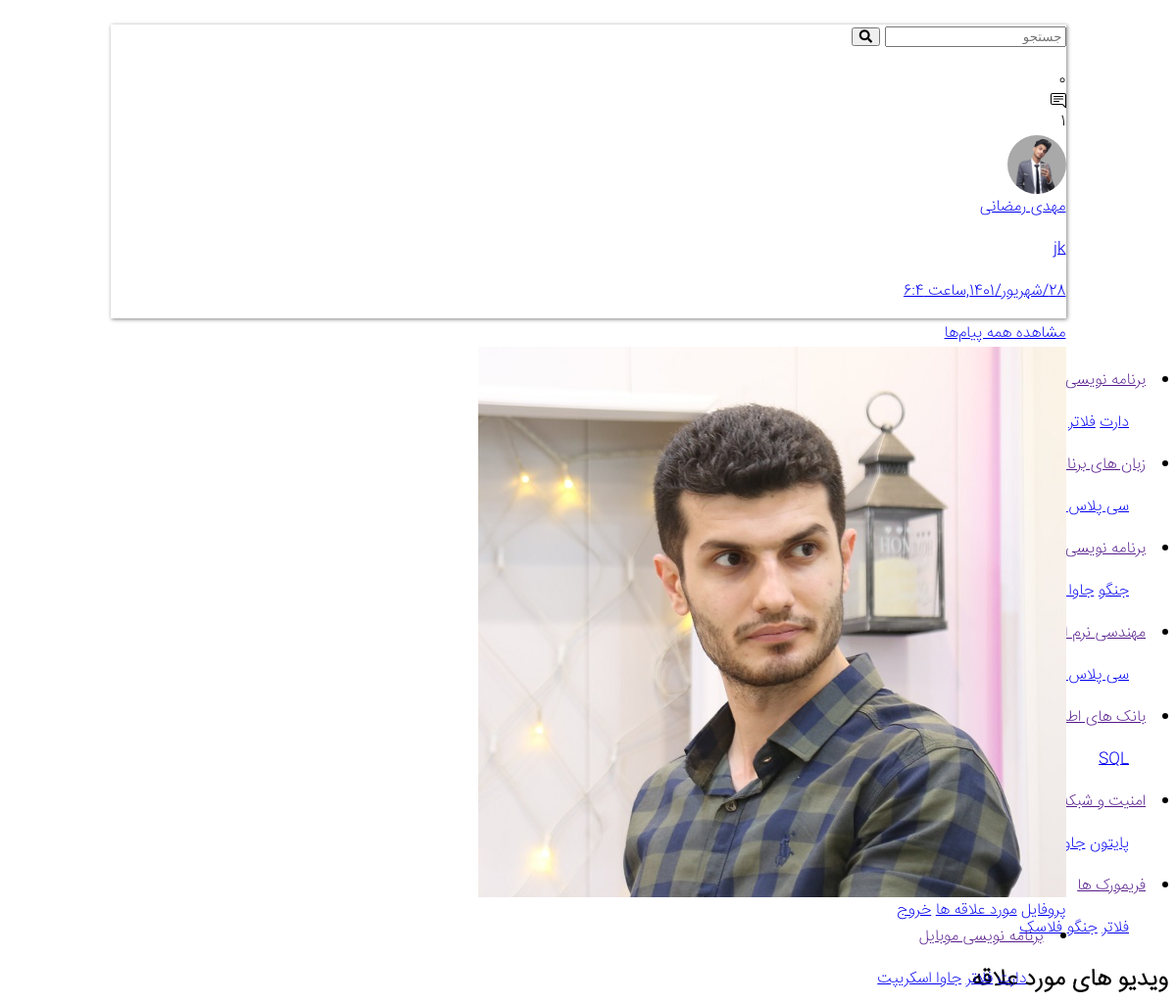
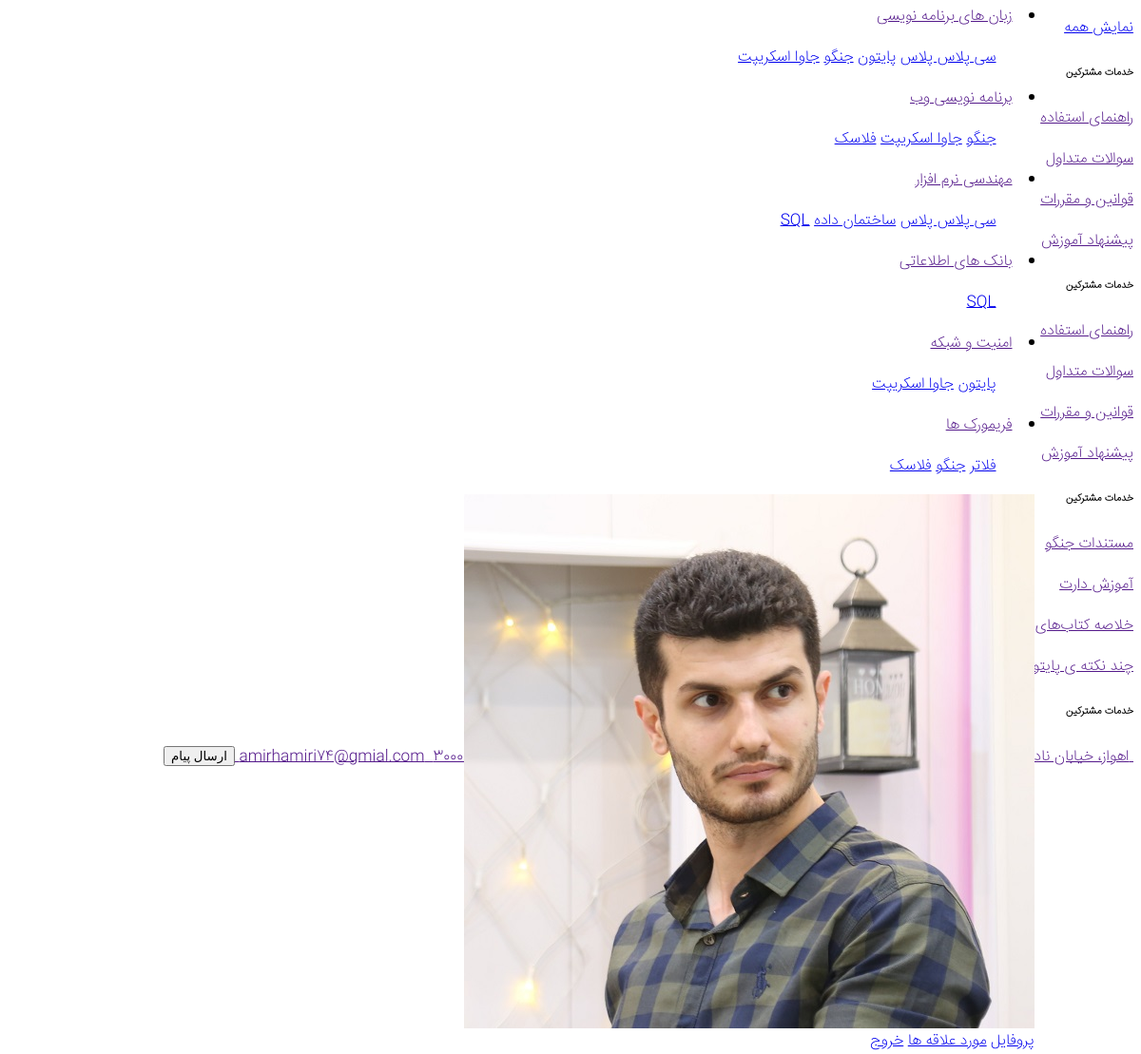
Page /favorite/ (signed in) on the committed database (2 pictures, top to bottom).
### Acount_app/models.py (models this page shows, shortened)
class User(AbstractBaseUser):
    email = models.EmailField(
        verbose_name='ایمیل',
        max_length=255,
        unique=True,
    )
    username = models.CharField(max_length=100, verbose_name="نام کاربری")
    phone_number = models.CharField(max_length=15, blank=True, null=True, verbose_name="شماره تلفن")
    image = models.FileField(upload_to="user/image", default="defult/index.jpg", blank=True, null=True,
                             verbose_name="تصویر پروفایل")
    is_teacher = models.BooleanField(default=False, verbose_name="مدرس هست یا خیر؟")
    is_active = models.BooleanField(default=True, verbose_name="کاربر فعال هست یا خیر؟")
    is_admin = models.BooleanField(default=False, verbose_name="کاربر ادمین هست یا خیر؟")
    full_name = models.CharField(max_length=50, verbose_name="نام و نام خانوادگی")
    special_user = models.DateTimeField(default=timezone.now(), verbose_name="کاربر خاص تا زمان:")
    class Meta:
        verbose_name_plural = "حساب های کاربری"
        verbose_name = "حساب کاربری"
    objects = MyUserManager()
    USERNAME_FIELD = 'email'

### Notification_app/models.py (models this page shows, shortened)
class Messgae(models.Model):
    user = models.ForeignKey(User, on_delete=models.CASCADE, related_name="Message",verbose_name="کاربر")
    body = models.TextField(verbose_name="متن پیام")
    created = models.DateTimeField(auto_now_add=True,verbose_name="تاریخ ایجاد")
    is_active = models.BooleanField(default=True,verbose_name="فعال هست یا خیر")
    sender= models.ForeignKey(User, on_delete=models.CASCADE, related_name="message",verbose_name="ارسال کننده پیام")
    class Meta:
        ordering=("-created",)
        verbose_name="پیام"
        verbose_name_plural="پیام ها"
    def to_jalali(self):
        return jalali_convert(self.created)

### Tutorial_app/models.py (models this page shows, shortened)
class Category(models.Model):
    name=models.CharField(max_length=50,verbose_name="نام دسته بندی")
    created=models.DateTimeField(auto_now_add=True,verbose_name="تاریخ ایجاد")
    class Meta:
        verbose_name="دسته بندی"
        verbose_name_plural="دسته بندی ها"

class SubCategory(models.Model):
    category=models.ManyToManyField(Category,related_name="subcategory",verbose_name="نام دسته بندی مرجع")
    name=models.CharField(max_length=30,verbose_name="نام دسته بندی")
    slug=models.SlugField(null=True,blank=True,allow_unicode=True)
    created=models.DateTimeField(auto_now_add=True,verbose_name="تاریخ ایجاد")
    class Meta:
        verbose_name="دسته بندی"
        verbose_name_plural="دسته بندی ها"

### Favorite_app/views.py (the view)
# urls.py: path("",views.FavoritView.as_view(),name="favorite"),
class FavoritView(CheckLogin,ListView):
    template_name = "Favorite_app/favorite.html"
    model = Favorite
    def get_context_data(self,**kwargs):
        context=super(FavoritView,self).get_context_data(**kwargs)
        favorite_video=Favorite.objects.filter(user=self.request.user)
        context["video"]=favorite_video
        return context

### Acount_app/mixin.py (called while the page is built)
    def dispatch(self,request):
        if request.user.is_authenticated:
            return super().dispatch(request)
        else:
            return redirect("Home:Home")

### context_processor/context_processor.py (called while the page is built)
def categorydata(request):
    context=Category.objects.all()
    return {
        "category":context
    }

def check_activ_teacher(request):
    if request.user.is_authenticated:
        user=request.user
        teacher=Techer.objects.filter(user=user,is_active=True).exists()
        if teacher:
            return {"is_teacher":True}
        return {"is_teacher":False}
    return {"is_teacher": False}

### exeption/jalali.py (called while the page is built)
    def persian_tuple(self):
        return self.persian_year, self.persian_month, self.persian_day

### exeption/utils.py (called while the page is built)
def jalali_convert(time):
    jmunth=[
        "فروردین",
        "اردیبهشن",
        "خرداد",
        "تیر",
        "مرداد",
        "شهریور",
        "مهر",
        "آبان",
        "آذر",
        "دی",
        "بهمن",
        "اسفند",
    ]
    time=timezone.localtime(time)
    time_to_str="{},{},{}".format(time.year,time.month,time.day)
    time_to_tuple=jalali.Gregorian(time_to_str).persian_tuple()
    time_to_list=list(time_to_tuple)
    for index,month in enumerate(jmunth):
        if time_to_list[1]==index+1:
            time_to_list[1]=month
            break
    output="{}/{}/{},ساعت {}:{}".format(
        time_to_list[2],
        time_to_list[1],
        time_to_list[0],
        time.hour,
        time.minute,
    )
    return output

### Favorite_app/templates/Favorite_app/favorite.html (shortened to what this page needs)
{% extends "base.html" %}
{% load static %}
{% block content %}
    <section class="py-5">
        <div class="container">
            <div class="d-flex align-items-center justify-content-between mb-3">
                <h2 class="title-section">ویدیو های مورد علاقه</h2>
                <a href="{% url "Home:all_video" %}" class="btn custom-btn">
                    نمایش همه
                </a>
            </div>
        </div>
    </section>
    </main>
{% endblock %}

### templates/include/header.html (shortened to what this page needs)
{% load static %}
<header class="position-relative">
    <div class="main-header position-relative">
        <div class="nav-header-box mob1 d-md-flex d-lg-flex align-items-center justify-content-between">
            <div class="d-flex flex-column flex-md-row align-items-center pr-md-4">
                <form action="{% url "Tutorial:search" %}" method="get">
                    <div class="nav-search-btn">
                        <input type="search" name="q" value="{{ request.GET.q }}" required placeholder="جستجو">
                        <button type="submit"><i class="fa fa-search"></i></button>
                    </div>
                </form>
            </div>
            <div class="d-block d-md-flex align-items-center pl-md-4">
                {% if request.user.is_authenticated %}
                    <div class="dropdown notification-box">
                        <div class="position-relative d-none d-md-block " type="button" id="dropdownMenuButton"
                             data-toggle="dropdown" aria-haspopup="true" aria-expanded="false">
                            <div class="badge">{{ request.user.notification.all.count }}</div>
                        </div>
                    </div>
                {% endif %}
                <div class="container">
                    {% if request.user.is_authenticated %}
                        <div class="dropdown notification-box">
                            <div class="position-relative d-none d-md-block " type="button" id="dropdownMenuButton"
                                 data-toggle="dropdown" aria-haspopup="true" aria-expanded="false">
                                <img src="{% static "assets/image/message.svg" %}" class="notification-img" alt="">
                                <div class="badge">{{ request.user.Message.all.count }}</div>
                            </div>
                            {% if request.user.Message.all %}
                                <div class="dropdown-menu notification-menu-items custom-bg"
                                     aria-labelledby="dropdownMenuButton">
                                    {% for n in request.user.Message.all %}
                                        {% if n.is_active %}
                                            <a href="{% url "Notification:message" n.id %}" class="dropdown-item">
                                                <div class="media">
                                                    <img src="{{ n.sender.image.url }}"
                                                         alt="User Avatar" width="60px" style="border-radius: 60px"
                                                         class="img-size-10 img-circle ml-3">
                                                    <div class="media-body">
                                                        <h10 class="dropdown-item-title text-danger">
                                                            {{ n.sender.full_name }}
                                                        </h10>
                                                        <p class="text-sm">{{ n.body }}</p>
                                                        <p class="text-sm text-muted">{{ n.to_jalali }}</p>
                                                    </div>
                                                </div>
                                            </a>
                                        {% endif %}
                                    {% endfor %}
                                    <a href="#" class="dropdown-item dropdown-footer">مشاهده همه پیام‌ها</a>
                                </div>
                            {% endif %}
                        </div>
                    {% endif %}
                </div>
                <div class="header-login d-none d-md-block">
                    <div class="notification-box dropdown">
                        {% if request.user.is_authenticated %}
                            <a href="" class="btn login-btn" type="button" id="dropdownMenuButton"
                               data-toggle="dropdown" aria-haspopup="true" aria-expanded="false">
                                <img src="{{ request.user.image.url }}" alt="">
                            </a>
                            <div class="dropdown-menu account-menu-items custom-bg"
                                 aria-labelledby="dropdownMenuButton">
                                <a class="" href="{% url "Acount_app:profile" %}"> پروفایل</a>
                                <a class="" href="{% url "favorite:favorite" %}"> مورد علاقه ها</a>
                                <a class="" href="{% url "Acount_app:Logout" %}"> خروج</a>
                            </div>
                        {% endif %}
                    </div>
                </div>
            </div>
            <nav class="nav-menu p-0 m-0 d-flex d-sm-flex d-md-none d-lg-none">
                {% for c in category.all %}
                    <li id="" class="mx-3 menu-item"><a href="" class="nav-menu-item ">{{ c.name }} </a>
                        <ul class="sub-menu">
                            {% for item in c.subcategory.all %}
                                <a href="{% url "Tutorial:category" item.id %}">{{ item.name }}</a>
                            {% endfor %}
                        </ul>
                    </li>
                {% endfor %}
            </nav>
        </div>
        <section
                class="nav-header-box-mob d-flex d-sm-flex d-md-none  align-items-center justify-content-between d-md-none d-lg-none position-fixed">
            <div class="d-flex align-items-center">
                <div class="header-account">
                    <div class="notification-box dropdown">
                        {% if request.user.is_authenticated %}
                            <a href="" class="btn login-btn" type="button" id="dropdownMenuButton"
                               data-toggle="dropdown" aria-haspopup="true" aria-expanded="false">
                                <img src="{{ request.user.image.url }}" alt="">
                            </a>
                            <div class="dropdown-menu account-menu-items custom-bg"
                                 aria-labelledby="dropdownMenuButton">
                                <a class="" href="{% url "Acount_app:profile" %}"> پروفایل</a>
                                <a class="" href="{% url "favorite:favorite" %}"> مورد علاقه ها</a>
                                <a class="" href="{% url "Acount_app:Logout" %}"> خروج</a>
                            </div>
                        {% endif %}
                    </div>
                </div>
            </div>
        </section>
    </div>
</header>

### templates/include/navbar.html
{% load static %}
<nav class="nav-menu nav-menu-pc  d-none d-md-flex px-4" id="navbar">
    {% for c in category.all %}
    <li id="" class="mx-3 menu-item"><a href="" class="nav-menu-item ">{{ c.name }} </a>
        <ul class="sub-menu">
            {% for item in c.subcategory.all %}
            <a href="{% url "Tutorial:category" item.id %}">{{ item.name }}</a>
                {% endfor %}
        </ul>
    </li>
    {% endfor %}
</nav>

### Acount_app/static/Acount_app/css/style.css (style rules this page uses)
body { direction: rtl; font-family: "IranSans"; margin-bottom: 100px; }
header { box-shadow: 1px 1px 4px rgba(0,0,0,0.5); margin: 25px auto 50px; height: 300px; position: relative; width: 975px; }

### rows in the picture
User: user.notification.all.count "0", user.Message.all.count "1", user.image (picture)
Messgae: sender.image (picture), sender.full_name "مهدی رمضانی", body "jk", to_jalali "28/شهریور/1401,ساعت 6:4"
Category: name "برنامه نویسی موبایل"
SubCategory: name "دارت"
SubCategory: name "فلاتر"
SubCategory: name "جاوا اسکریپت", name "جاوا…"
Category: name "زبان های برنامه نویسی"
SubCategory: name "سی پلاس پلاس"
SubCategory: name "پایتون"
SubCategory: name "جنگو"
Category: name "برنامه نویسی وب"
SubCategory: name "فلاسک"
Category: name "مهندسی نرم افزار"
SubCategory: name "ساختمان داده"
SubCategory: name "SQL"
Category: name "بانک های اطلاعاتی"
Category: name "امنیت و شبکه"
Category: name "فریمورک ها"
